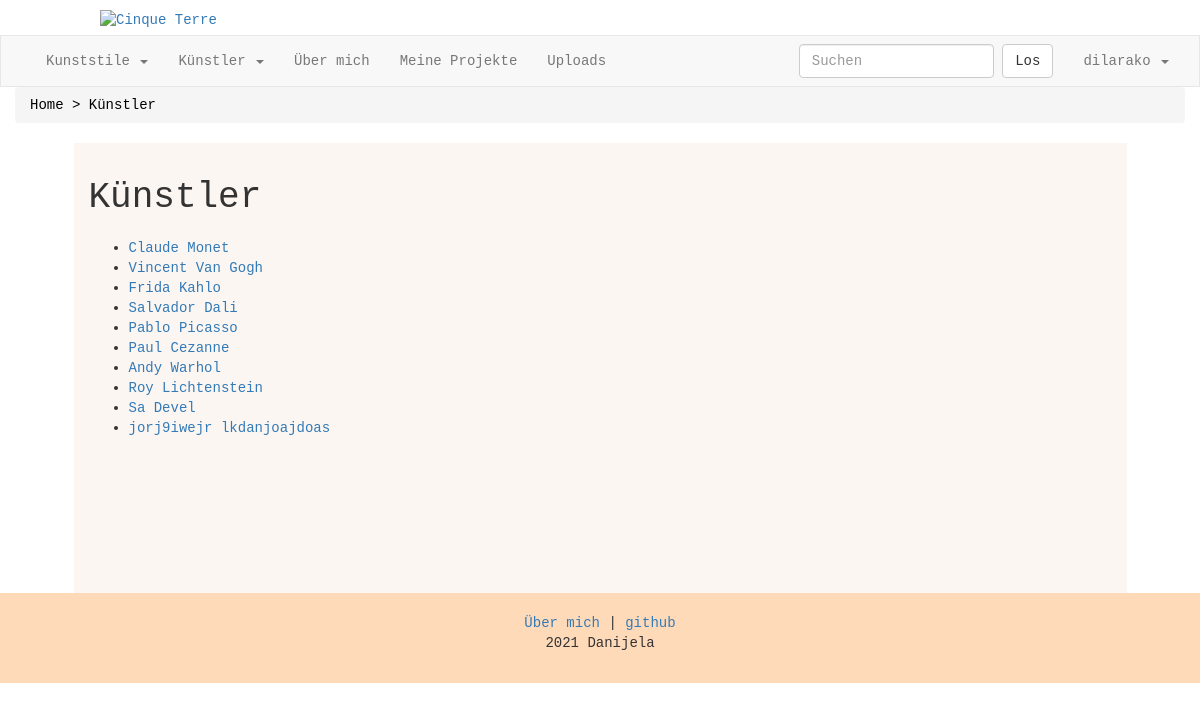
/Künstler.php (signed in), run on the app's committed database.
### tables this page shows
CREATE TABLE `kuenstler` (
  `Artist_ID` int(15) NOT NULL,
  `Vorname` varchar(50) NOT NULL,
  `Nachname` varchar(50) NOT NULL,
  `beschreibung` text NOT NULL,
  `Image` varchar(100) DEFAULT NULL
);

### Künstler.php (the view, shortened to what this page needs)
<?php require_once "header.php" ?>
<?php
mysqli_data_seek($result,0);
?>
<!DOCTYPE html>
<html lang="de">
  <head>
    <link rel=stylesheet href="style.css">
    </head>
<body>
<div class="container-fluid">
<nav aria-label="breadcrumb">
  <ol class="breadcrumb">
      <li class="breadcrumb-item active" aria-current="page"><a href="index.php"> Home > </a> <a href="Künstler.php"> Künstler</a> </li>
  </ol>
</nav>
</div>
<div class="container-fluid">
<div class="content">
<h1>Künstler</h1>
<ul>
   <?php  while ($row = $result -> fetch_assoc()) { ?>
               <li><a href="kuenstler.php?id=<?php echo $row['Artist_ID'];?>"><?php echo $row["Vorname"]." ".$row["Nachname"]; ?></a></li>
         <?php }  ?>
         </ul>
</div>
</div>
<?php require_once "footer.php" ?>
  </body>
</html>

### style.css (style rules this page uses)
h1 { margin-bottom: 20px; }
.breadcrumb a { color: black; }
.content { background-color: rgba(250,240,233,0.6); padding:15px; min-height: 450px; width: 90%; margin: auto; }
* { font-family: 'Courier'; }
body { height: 100%; margin: 0; background-image: url("htdocs/white_wall.png"); }

### data on the page
kuenstler: Vorname "Claude", Nachname "Monet"
kuenstler: Vorname "Vincent", Nachname "Van Gogh"
kuenstler: Vorname "Frida", Nachname "Kahlo"
kuenstler: Vorname "Salvador", Nachname "Dali"
kuenstler: Vorname "Pablo", Nachname "Picasso"
kuenstler: Vorname "Paul", Nachname "Cezanne"
kuenstler: Vorname "Andy", Nachname "Warhol"
kuenstler: Vorname "Roy", Nachname "Lichtenstein"
kuenstler: Vorname "Sa", Nachname "Devel"
kuenstler: Vorname "jorj9iwejr", Nachname "lkdanjoajdoas"

### other printed values
$_SESSION["id"] "dilarako"
